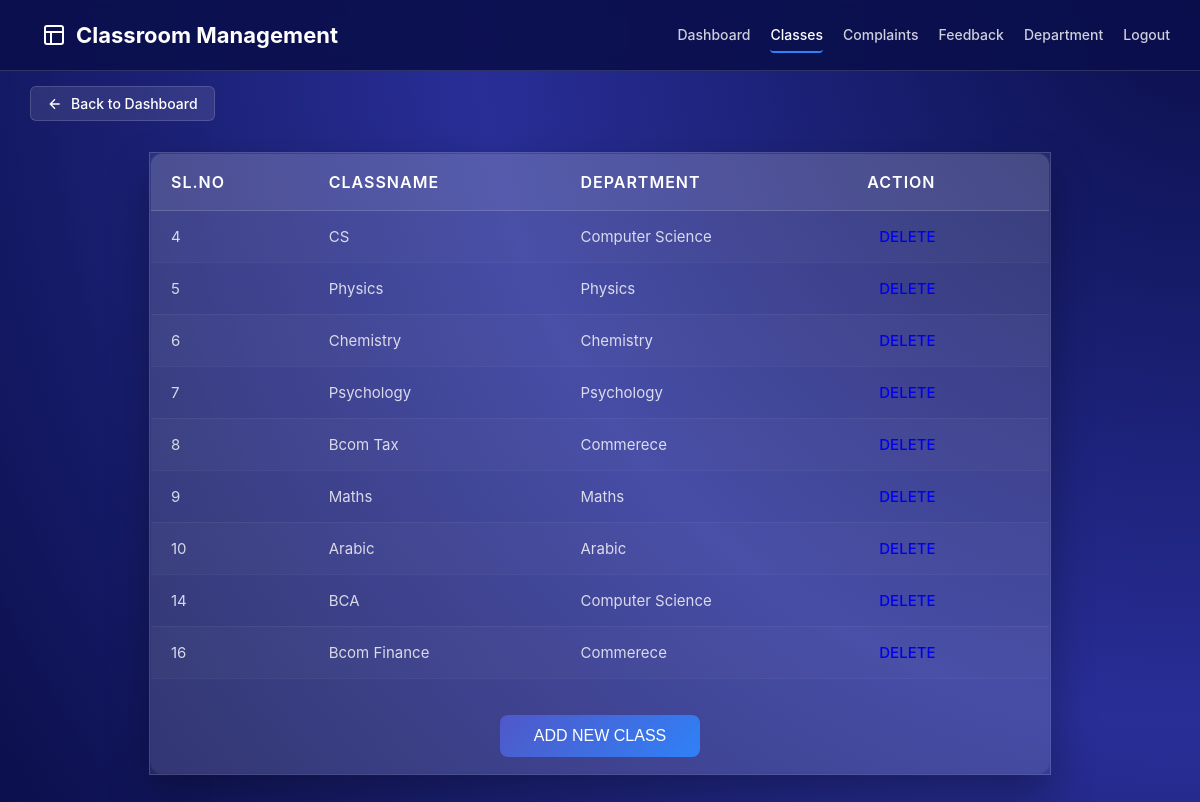
Page /manage_class on the committed database.
### mobilesilentapp/models.py (models this page shows)
class ClassTable(models.Model):
    ClassName = models.CharField(max_length=30, blank=True, null=True)
    department = models.ForeignKey(DepartmentTable, on_delete=models.CASCADE)
    sem = models.CharField(max_length=30, blank=True, null=True)
    created_at = models.DateField(auto_now_add=True)

class DepartmentTable(models.Model):
    department=models.CharField(max_length=30,null=True,blank=True)

### mobilesilentapp/views.py (the view)
# urls.py: path("manage_class",manage_class.as_view(), name="manage_class"),
class manage_class(View):
    def get(self,request):
        obj = ClassTable.objects.all()
        return render(request, "administration/manage_class.html", {'obj': obj})

### templates/administration/manage_class.html (shortened to what this page needs)
{% block body %}
<nav class="navbar">
    <a href="#" class="navbar-brand">
        <svg width="24" height="24" viewBox="0 0 24 24" fill="none" stroke="currentColor" stroke-width="2">
            <rect x="3" y="3" width="18" height="18" rx="2"/>
            <path d="M3 9h18M9 21V9"/>
        </svg>
        Classroom Management
    </a>
    <div class="nav-links">
        <a href="Admin_home" class="nav-link">Dashboard</a>
        <a href="#" class="nav-link active">Classes</a>
        <a href="Complaints" class="nav-link">Complaints</a>
        <a href="Feedback" class="nav-link">Feedback</a>
        <a href="/ManageDepartment" class="nav-link">Department</a>
        <a href="/" class="nav-link">Logout</a>
    </div>
</nav>
<div class="back-btn-container">
    <a href="Admin_home" class="back-btn">
        <svg width="16" height="16" viewBox="0 0 24 24" fill="none" stroke="currentColor" stroke-width="2">
            <path d="M19 12H5M12 19l-7-7 7-7"/>
        </svg>
        Back to Dashboard
    </a>
</div>
<div class="page-container">
    <form id="form1" name="form1" method="get" action="{% url 'add_class' %}#about">
        <table class="table table-hover">
            <thead>
                <tr>
                    <th>SL.NO</th>
                    <th>ClassName</th>
                    <th>Department</th>
                    <th>Action</th>
                </tr>
            </thead>
            <tbody>
                {% for i in obj %}
                <tr>
                    <td>{{ i.id }}</td>
                    <td>{{ i.ClassName }}</td>
                    <td>{{ i.department.department }}</td>
                    <td><a href="{% url 'delete_class' class_id=i.id %}#about">DELETE</a></td>
                </tr>
                {% endfor %}
                <tr>
                    <td colspan="4" style="text-align:center;">
                        <input type="submit" name="Submit" value="ADD NEW CLASS" />
                    </td>
                </tr>
            </tbody>
        </table>
    </form>
</div>
{% endblock %}

### templates/administration/manage_class.html (style rules this page uses)
.back-btn-container { padding: 15px 30px; }
.back-btn { display: inline-flex; align-items: center; gap: 8px; padding: 8px 16px; background: rgba(255, 255, 255, 0.1); border: 1px solid var(--card-border); border-radius: 6px; color: var(--text-primary); text-decoration: none; font-size: 14px; font-weight: 500; transition: all 0.3s ease; }
.navbar { background: rgba(11, 15, 76, 0.9); backdrop-filter: blur(10px); border-bottom: 1px solid var(--card-border); padding: 16px 30px; display: flex; align-items: center; justify-content: space-between; }
.navbar-brand { font-size: 22px; font-weight: 700; color: var(--text-primary); text-decoration: none; display: flex; align-items: center; gap: 10px; }
.nav-links { display: flex; gap: 20px; }
.nav-link { color: var(--text-secondary); text-decoration: none; font-size: 14px; font-weight: 500; padding: 8px 0; position: relative; transition: color 0.2s ease; }
.nav-link.active { color: var(--text-primary); border-bottom: 2px solid var(--github-blue); }
.page-container { display: flex; justify-content: center; align-items: center; min-height: calc(100vh - 130px); }
form { background: rgba(255, 255, 255, 0.08); border: 1px solid rgba(255, 255, 255, 0.15); width: 100%; max-width: 900px; box-shadow: 0 20px 40px rgba(0, 0, 0, 0.3); }
table { width: 100%; border-collapse: collapse; border-radius: 12px; overflow: hidden; background: rgba(255, 255, 255, 0.05); border: 1px solid rgba(255, 255, 255, 0.1); }
thead { background: rgba(255, 255, 255, 0.1); border-bottom: 1px solid rgba(255, 255, 255, 0.2); }
th { padding: 18px 20px; text-align: left; color: var(--text-primary); font-weight: 600; font-size: 16px; text-transform: uppercase; letter-spacing: 1px; }
td { padding: 16px 20px; color: var(--text-secondary); font-size: 15px; border-bottom: 1px solid rgba(255, 255, 255, 0.05); }
tbody tr:nth-child(even) { background-color: rgba(255, 255, 255, 0.02); }
tbody tr:nth-child(odd) { background-color: rgba(255, 255, 255, 0.04); }
a { text-decoration: none; font-weight: 500; padding: 6px 12px; border-radius: 4px; transition: all 0.3s ease; }
input[type="submit"] { background: linear-gradient(135deg, var(--primary-light), var(--github-blue)); color: white; padding: 12px 30px; border: none; border-radius: 8px; font-size: 16px; font-weight: 500; cursor: pointer; transition: all 0.3s ease; width: 200px; margin: 20px auto 0; display: block; }

### rows in the picture
ClassTable: id "4", ClassName "CS", department.department "Computer Science"
ClassTable: id "5", ClassName "Physics", department.department "Physics"
ClassTable: id "6", ClassName "Chemistry", department.department "Chemistry"
ClassTable: id "7", ClassName "Psychology", department.department "Psychology"
ClassTable: id "8", ClassName "Bcom Tax", department.department "Commerece"
ClassTable: id "9", ClassName "Maths", department.department "Maths"
ClassTable: id "10", ClassName "Arabic", department.department "Arabic"
ClassTable: id "14", ClassName "BCA", department.department "Computer Science"
ClassTable: id "16", ClassName "Bcom Finance", department.department "Commerece"
